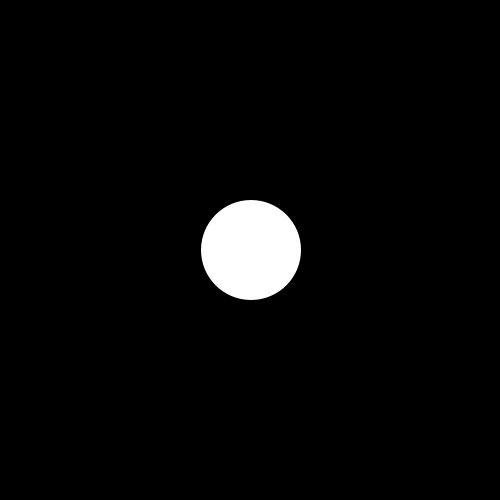
Frame 1 (no input)
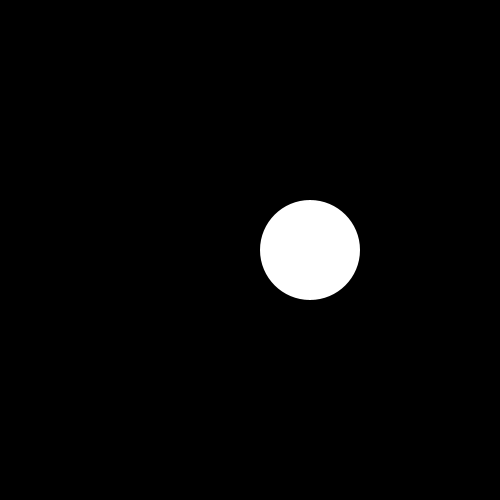
Frame 60 (the mouse pressed at the canvas centre just before this capture)
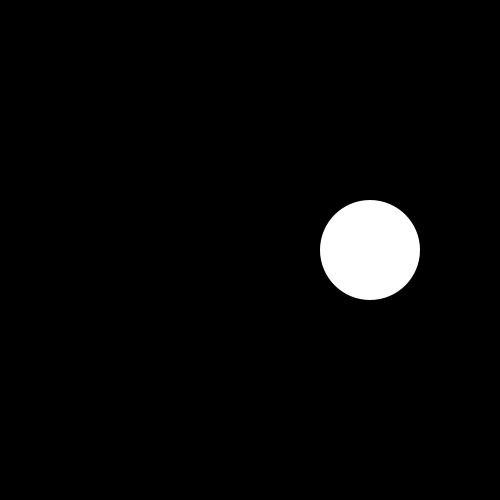
Frame 120 (the mouse held since frame 60 and released just before this capture)

The Processing sketch that drew these frames (run headless with seeded random() and noise(); from frame 60 on, the mouse is pressed at the canvas centre):

// Processing sketch: bouncingBall
// ── bouncingBall.pde
//COMMENTS ARE IMPORTANT NOTES TO YOUR FUTURE SELF

//IMPORT LIBRARIES 

//DECLARE VARIABLES
//type name;
float x;
float y; 
float speed;

void setup() {
  //RUNS THROUGH HERE ONCE!
  size(500, 500);

  // INITIALISE VARIABLE
  x=250;
  y=250;
  //no stroke
  noStroke();
  smooth();
  speed =1;
}

void draw() {
  background(0);

  fill(255);
  //change the value of x
  x=x+speed;
  //println(x);
  ellipse(x, y, 100, 100);

  //CONDITIONAL STATEMENTS

  //    <  >  ==  !=
  // IF STATEMENTS
  //if(TEST ){
  //DO THIS!
  //}

  //COMBINED IF STATEMENTS  || = OR
  //  && = AND
  
  //IF X IS LARGER THAN THE SCREEN OR SMALLER THAN 0
  if ((x>500)||(x<0)) {
    //CHANGE THE DIRECTION OF SPEED
    speed = speed*-1;

    println("IM IN THE IF STATEMENT");
  }
}
